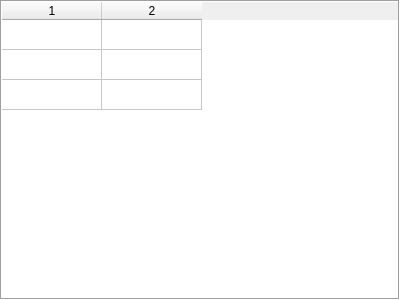
<?xml version="1.0" encoding="UTF-8"?>
<ui version="4.0">
 <class>ShortcutWidget</class>
 <widget class="QWidget" name="ShortcutWidget">
  <property name="geometry">
   <rect>
    <x>0</x>
    <y>0</y>
    <width>400</width>
    <height>300</height>
   </rect>
  </property>
  <property name="windowTitle">
   <string>Form</string>
  </property>
  <layout class="QVBoxLayout" name="verticalLayout">
   <property name="spacing">
    <number>0</number>
   </property>
   <property name="leftMargin">
    <number>0</number>
   </property>
   <property name="topMargin">
    <number>0</number>
   </property>
   <property name="rightMargin">
    <number>0</number>
   </property>
   <property name="bottomMargin">
    <number>0</number>
   </property>
   <item>
    <widget class="QTableWidget" name="tableWidget">
     <property name="frameShape">
      <enum>QFrame::Box</enum>
     </property>
     <property name="verticalScrollBarPolicy">
      <enum>Qt::ScrollBarAlwaysOff</enum>
     </property>
     <property name="sizeAdjustPolicy">
      <enum>QAbstractScrollArea::AdjustIgnored</enum>
     </property>
     <property name="rowCount">
      <number>3</number>
     </property>
     <property name="columnCount">
      <number>2</number>
     </property>
     <attribute name="horizontalHeaderCascadingSectionResizes">
      <bool>false</bool>
     </attribute>
     <attribute name="horizontalHeaderShowSortIndicator" stdset="0">
      <bool>false</bool>
     </attribute>
     <attribute name="horizontalHeaderStretchLastSection">
      <bool>false</bool>
     </attribute>
     <attribute name="verticalHeaderVisible">
      <bool>false</bool>
     </attribute>
     <row/>
     <row/>
     <row/>
     <column/>
     <column/>
    </widget>
   </item>
  </layout>
 </widget>
 <resources/>
 <connections/>
</ui>
